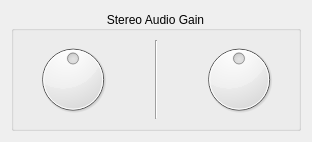
<?xml version="1.0" encoding="UTF-8"?>
<ui version="4.0">
 <class>StereoAudioGainUi</class>
 <widget class="QDialog" name="StereoAudioGainUi">
  <property name="geometry">
   <rect>
    <x>0</x>
    <y>0</y>
    <width>312</width>
    <height>142</height>
   </rect>
  </property>
  <property name="windowTitle">
   <string>Stereo Audio Gain</string>
  </property>
  <layout class="QVBoxLayout" name="verticalLayout">
   <item>
    <widget class="QGroupBox" name="groupBox">
     <property name="title">
      <string>Stereo Audio Gain</string>
     </property>
     <property name="alignment">
      <set>Qt::AlignCenter</set>
     </property>
     <layout class="QHBoxLayout" name="horizontalLayout">
      <item>
       <widget class="PixmapDial" name="dial_left">
        <property name="minimum">
         <number>-50</number>
        </property>
        <property name="maximum">
         <number>50</number>
        </property>
        <property name="value">
         <number>0</number>
        </property>
       </widget>
      </item>
      <item>
       <widget class="DigitalPeakMeter" name="lpeak" native="true"/>
      </item>
      <item>
       <widget class="Line" name="line">
        <property name="orientation">
         <enum>Qt::Vertical</enum>
        </property>
       </widget>
      </item>
      <item>
       <widget class="DigitalPeakMeter" name="rpeak" native="true"/>
      </item>
      <item>
       <widget class="PixmapDial" name="dial_right">
        <property name="minimum">
         <number>-50</number>
        </property>
        <property name="maximum">
         <number>50</number>
        </property>
       </widget>
      </item>
     </layout>
    </widget>
   </item>
  </layout>
 </widget>
 <customwidgets>
  <customwidget>
   <class>PixmapDial</class>
   <extends>QDial</extends>
   <header>pixmapdial.h</header>
  </customwidget>
  <customwidget>
   <class>DigitalPeakMeter</class>
   <extends>QWidget</extends>
   <header>digitalpeakmeter.h</header>
   <container>1</container>
  </customwidget>
 </customwidgets>
 <resources/>
 <connections/>
</ui>
